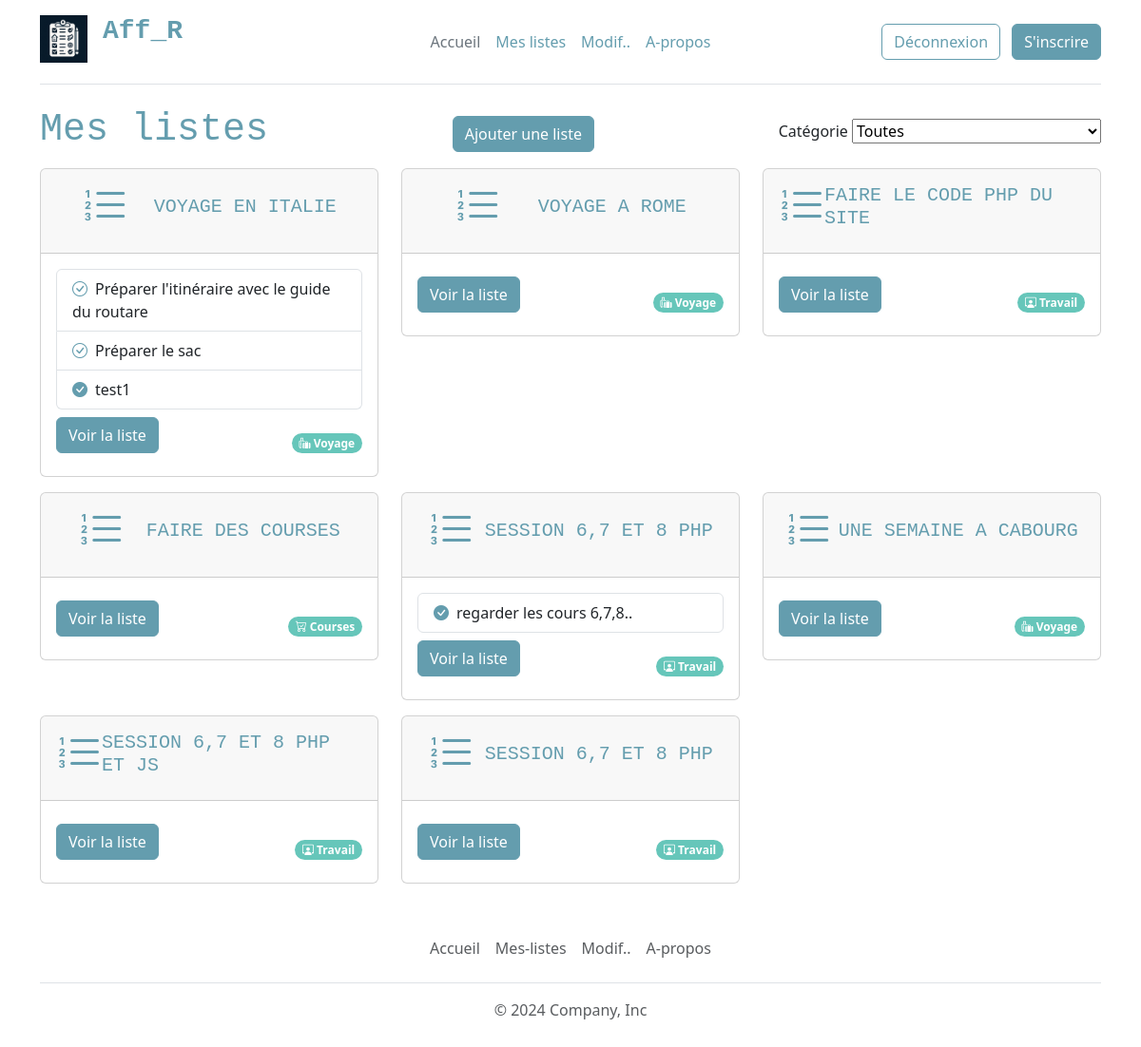
/mes-listes.php (signed in), run on the app's committed database.
### tables this page shows
CREATE TABLE `list` (
  `id` int(10) UNSIGNED NOT NULL,
  `title` varchar(255) NOT NULL,
  `user_id` int(10) UNSIGNED NOT NULL,
  `category_id` int(10) UNSIGNED NOT NULL
);

CREATE TABLE `item` (
  `id` int(10) UNSIGNED NOT NULL,
  `name` varchar(255) NOT NULL,
  `status` tinyint(1) NOT NULL,
  `list_id` int(10) UNSIGNED NOT NULL
);

CREATE TABLE `category` (
  `id` int(10) UNSIGNED NOT NULL,
  `name` varchar(255) NOT NULL,
  `icon` varchar(255) NOT NULL
);

### lib/session.php (called while the page is built, shortened)
<?php
function isUserConnected():bool
{
    return isset($_SESSION['user']);
}
?>

### lib/list.php (called while the page is built, shortened)
<?php
function getListsByUserId(PDO $pdo, int $userId, int $categoryId=null):array
{
    $sql = "SELECT list.*, category.name as category_name,
                            category.icon as category_icon
                            FROM list
                            JOIN category ON category.id = list.category_id
                            WHERE user_id = :user_id";
    $query = $pdo->prepare($sql);
    $query->bindValue(':user_id', $userId, PDO::PARAM_INT);
    $query->execute();
    $lists = $query->fetchALL(PDO::FETCH_ASSOC);
        return $lists;
}
function getListItems(PDO $pdo, int $id):array
{
    $query = $pdo->prepare("SELECT * FROM item WHERE list_id = :id");
    $query->bindValue(':id', $id, PDO::PARAM_INT);
    $query->execute();
    return $query->fetchAll(PDO::FETCH_ASSOC);
}

### mes-listes.php (the view, shortened to what this page needs)
<?php
require_once __DIR__. "/templates/header.php";
require_once __DIR__. "/lib/pdo.php";
require_once __DIR__. "/lib/list.php";
$categoryId = null;
if(isset($_SESSION['user'])) {
    $lists = getListsByUserId($pdo, $_SESSION['user']['id'], $categoryId);
}
?>
   <div class="container">
       <div class="d-flex align-items-center justify-content-between">
           <h1>Mes listes</h1>
           <?php if ( isUserConnected()) {?>
           <a href="ajout-modification-liste.php" class="btn btn-primary">Ajouter une liste</a>
           <?php } ?>
              <form method="get">
                   <label for="category" class="form-label">Catégorie</label>
                   <select name="category" id="category" onchange="this.form.submit()">
                        <option value="">Toutes</option>
                    </select>
              </form>
       </div>
       <div class="row">
        <?php if ( isUserConnected()) {
            if ($lists) {
                foreach ($lists as $list) { ?>
        <div class="col-md-4 my-2">
            <div class="card w-100" >
            <div class="card-header d-flex align-items-center justify-content-evenly">
                 <i class="bi bi-list-ol"></i>
                 <h5 class="card-title"><?=$list['title'] ?></h5>
            </div>
            <div class="card-body d-flex flex-column mb-2">
                <?php $items = getListItems($pdo, $list['id']); ?>
                <?php if ($items) {?>
                    <ul class="list-group">
                    <?php foreach($items as $item) {?>
                       <li class="list-group-item"><a class="me-2" href="ajout-modification-liste.php?id=<?=$list['id']?>&action=updateStatusListItem&redirect=list&item_id=<?=$item['id'] ?>&status=<?=!$item['status'] ?>"><i class="bi bi-check-circle<?=($item['status'] ? '-fill' : '') ?>"></a></i><?=$item['name']?></li>
                    <?php }?>
                    </ul>
                <?php }?>
                <div class="d-flex justify-content-between align-items-end mt-2 ">
                <a href="ajout-modification-liste.php?id=<?=$list['id'] ?>" class="btn btn-primary">Voir la liste</a>
                    <span class="badge rounded-pill text-bg-primary">
                        <i class="bi <?=$list['category_icon']?>"></i>
                        <?=$list['category_name']  ?>
                    </span>
                </div>
            </div>
            </div>
        </div>
                <?php } ?>
            <?php } else { ?>
               <p>Vous n'avez aucunes listes de crées</p>
            <?php } ?>
        <?php } else { ?>
            <p>Pour consulter vos listes, vous devez vous connecté</p>
            <a href="login.php" class="btn btn-outline-primary me-2">Connexion</a>
        <?php } ?>
       </div>
   </div>
<?php
require_once __DIR__. "/templates/footer.php";
?>

### data on the page
list: title "VOYAGE EN ITALIE", category.name "Voyage"
item: status 0 (drawn), name "Préparer l'itinéraire avec le guide du routare"
item: status 0 (drawn), name "Préparer le sac"
item: status 1 (drawn), name "test1"
list: title "VOYAGE A ROME", category.name "Voyage"
list: title "FAIRE LE CODE PHP DU SITE", category.name "Travail"
list: title "FAIRE DES COURSES", category.name "Courses"
list: title "SESSION 6,7 ET 8 PHP", category.name "Travail"
item: status 1 (drawn), name "regarder les cours 6,7,8.."
list: title "UNE SEMAINE A CABOURG", category.name "Voyage"
list: title "SESSION 6,7 ET 8 PHP ET JS", category.name "Travail"
list: title "SESSION 6,7 ET 8 PHP", category.name "Travail"
